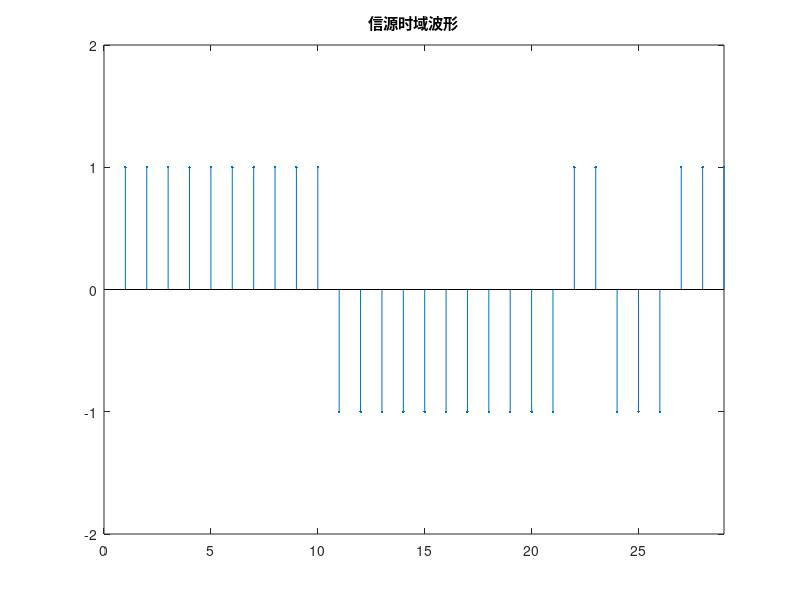

Write MATLAB code to recreate this figure. (Note: this script raises an error after producing the figure.)
clear all;
close all;

format long;
tic;


%****************************  程序主体 *************
%%%%%%%%%%%%%%%%%  参数设定   %%%%%%%%%%%%%%
bit_rate = 1000;% 比特率
symbol_rate = 1000;%符号率
sps = 16;%每个符号的采样点数, sample per symbol
fc = 2000; %载波频率
fs = 16000; %采样频率
rollof_factor = 0.5;

%%%%%%%%%%%%%%%%%%%%%%%%%%%%   信源    %%%%%%%%%%%%%%%%%%%
%%%%% 随机信号 
msg_source = [ones(1,10) zeros(1,10) randi([0,1], 1, 10)];



%%%%%%%%%%%%%%%%%%%%%%%%%%%%   发射机  %%%%%%%%%%%%%%%%%%%%
bipolar_msg_source = 2*msg_source-1;

figure(1);
stem(bipolar_msg_source, '.');axis([0,29,-2,2]);
title('信源时域波形');
% figure(2);
% n=0:29;
% stem(n/30*2, abs(fft(bipolar_msg_source)), '.');
% title('信源fft频域波形');
% figure(3);
% [H,w] = freqz(bipolar_msg_source, 1, 'whole');
% plot(w/pi,abs(H));
% title('信源freqz频域波形');

rcos_fir = rcosdesign(rollof_factor, 6, sps);

%%插值
up16_bipolar_msg_source = upsample(bipolar_msg_source, sps);

% figure(4);
% stem(up16_bipolar_msg_source,'.');axis([0,30*sps,-2,2]);
% title('信源经插值后的时域波形');
% figure(5);
% [H2,w2] = freqz(up16_bipolar_msg_source, 1, 'whole');
% plot(w2/pi,abs(H2));
% title('信源经插值后freqz频域波形');

% figure(6);
% stem(rcos_fir,'.');axis([0,sps*6,-2,2]);
% title('平方根升余弦滤波器的时域波形');
% figure(7);
% [H3,w3] = freqz(rcos_fir, 1, 'whole');
% plot(w3/pi,20*log10(abs(H3)));
% title('平方根升余弦滤波器的频域波形');

rcos_msg_source = filter(rcos_fir, 1, up16_bipolar_msg_source);

% figure(8);
% % plot(rcos_msg_source);
% stem(rcos_msg_source,'.');
% title('通过平方根升余弦滤波器后的时域波形');
% figure(9);
% [H4,w4] = freqz(rcos_msg_source, 1, 'whole');
% plot(w4/pi,abs(H4));
% % plot(abs(fft(rcos_msg_source)));
% % stem(abs(fft(rcos_msg_source)),'.');
% %%%%%%%%% 可以看出截了最初的信源频谱的0~pi部分。
% title('通过平方根升余弦滤波器后的频域波形');

time = 1:length(rcos_msg_source);
rcos_msg_source_carrier = rcos_msg_source.*cos(2*pi*fc.*time/fs);



% figure(10);
% % stem(time, rcos_msg_source.*cos(2*pi*fc.*time/fs),'.');axis([-1,128,-0.4,0.4]);
% stem(rcos_msg_source_carrier,'.');
% title('上载波后的时域波形');
% figure(11);
% [H5,w5] = freqz(rcos_msg_source_carrier, 1, 'whole');
% plot(w5/pi,abs(H5));
% title('上载波后的频域波形');


%%%%%%%%%%%%%%%%%%%%%%%%%%%%%  信道  %%%%%%%%%%%%%%%%%%%%%%%%%
ebn0 = -6:8;
snr = ebn0 - 10*log10(0.5*16);

% for i = 1:length(snr)
    %%%% awgn(x,snr,'measured')，首先计算输入x信号的功率，按照snr添加相应功率的高斯白噪声。
    % rcos_msg_source_carrier_addnoise = awgn(rcos_msg_source_ca
    % rrier, snr(i), "measured");
    rcos_msg_source_carrier_addnoise = awgn(rcos_msg_source_carrier, -6, "measured");

    % figure(12);
    % stem(rcos_msg_source_carrier_addnoise,'.');
    % title('上载波加噪声后的时域波形');
    % figure(13);
    % [H6,w6] = freqz(rcos_msg_source_carrier_addnoise, 1, 'whole');
    % plot(w6/pi,abs(H6));
    % title('上载波加噪声后的频域波形');


    %%%%%%%%%%%%%%%%%%%%%%%%%%%%%%  接收机 %%%%%%%%%%%%%%%%%%%%%%%%%
    rcos_msg_source_addnoise = rcos_msg_source_carrier_addnoise.*cos(2*pi*fc.*time/fs);

    % figure(14)
    % % plot(rcos_msg_source_addnoise);
    % stem(rcos_msg_source_addnoise,'.');
    % title('相干解调后的接收时域波形');
    % figure(15);
    % [H7,w7] = freqz(rcos_msg_source_addnoise, 1, 'whole');
    % plot(w7/pi,abs(H7));
    % title('相干解调后的接收频域波形');


    fir_lp = fir1(128, 0.2);
    rcos_msg_source_lp = filter(fir_lp, 1, rcos_msg_source_addnoise);

    % figure(16)
    % % plot(rcos_msg_source_addnoise);
    % stem(rcos_msg_source_lp,'.');
    % title('经过低通FIR滤波器后的接收时域波形');
    % figure(17);
    % [H8,w8] = freqz(rcos_msg_source_lp, 1, 'whole');
    % plot(w8/pi,abs(H8));
    % title('经过低通FIR滤波器后的接收频域波形');

    rcos_fir = rcosdesign(rollof_factor, 6, sps);
    rcos_msg_source_MF = filter(rcos_fir, 1, rcos_msg_source_lp);

    % figure(18)
    % % plot(rcos_msg_source_addnoise);
    % stem(rcos_msg_source_MF,'.');
    % title('经过平方根余弦滤波器后的接收时域波形');
    % figure(19);
    % [H9,w9] = freqz(rcos_msg_source_MF, 1, 'whole');
    % plot(w9/pi,abs(H9));
    % title('经过平方根余弦滤波器后的接收频域波形');

    decision_site = 160;
    rcos_msg_source_MF_option = rcos_msg_source_MF(decision_site:sps:end);

    figure(20)
    % plot(rcos_msg_source_addnoise);
    stem(rcos_msg_source_MF_option,'.');
    title('经过延时处理并抽取后的接收时域波形');
    % figure(21);
    % [H10,w10] = freqz(rcos_msg_source_MF_option, 1, 'whole');
    % plot(w10/pi,abs(H10));
    % title('经过延时处理并抽取后的接收频域波形');

    msg_source_MF_option_sign = sign(rcos_msg_source_MF_option);

    figure(22);
    plot(msg_source_MF_option_sign, '-*');
    title('判决结果');
    % 
    % eyediagram(rcos_msg_source, sps);
    % title('发射端眼图');
    % eyediagram(rcos_msg_source_MF, sps);
    % title('接收端眼图');
    % 
    % scatterplot(rcos_msg_source(48+1:16:end-48));
    % title('BPSK星座图');

    %%%%%%%%%%%%%%%%%%%%%%%%% 信宿 %%%%%%%%%%%%%%%%%%%%%%%%%%%
    %[err_number(i), bit_err_ratio(i)]=biterr(msg_source(1:length(rcos_msg_source_MF_option)), (msg_source_MF_option_sign+1)/2);
    bit_err_ratio = biterr(msg_source(1:length(rcos_msg_source_MF_option)), (msg_source_MF_option_sign+1)/2);
% end
toc;

display(bit_err_ratio);


%%%%%%%%%%%%%%%%%%%%%%%%%%%% 仿真结果 %%%%%%%%%%%%%%%%%%%%%%%%%
% ber = berawgn(ebn0, 'psk', 2, 'nondiff');
% semilogy(ebn0, bit_err_ratio, '-*', ebn0, ber, '-+');
% xlabel('比特信噪比');
% ylabel('误码率');
% title('不同信噪比下误码率仿真曲线');
% legend('实验曲线 ', '理论曲线')
% grid on;












